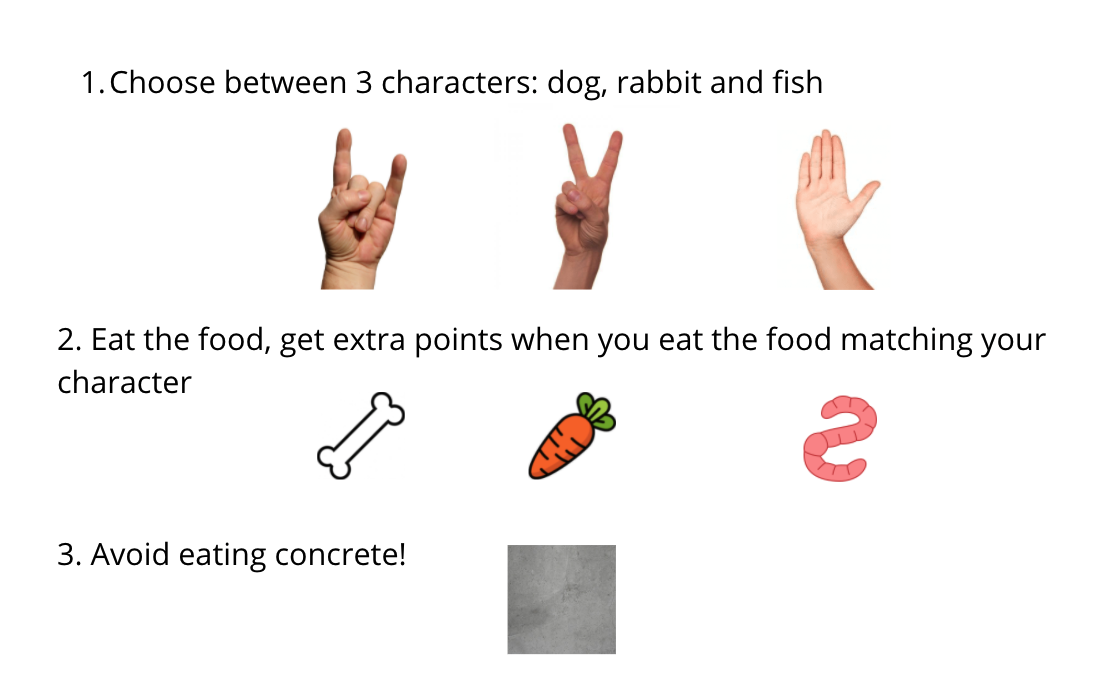
#> input picture GUI/Instructions.png, 1109 x 677 px
$ python -i client_preprocessing.py   (imports and definitions only)
#> lines starting #> are read from the running program, lines starting #| are printed output that depends on the picture; after the words box and inside, x2 and y2 are one past the last pixel; in counts of white or black regions, pixels touching at a corner belong together
#> further down, picture is the input picture: shape (677, 1109, 3); mean B, G, R 242.9, 243.8, 246.4
import cv2
import numpy as np


def black(image):
    img = np.array(image)
    img = cv2.cvtColor(img, cv2.COLOR_BGR2GRAY)
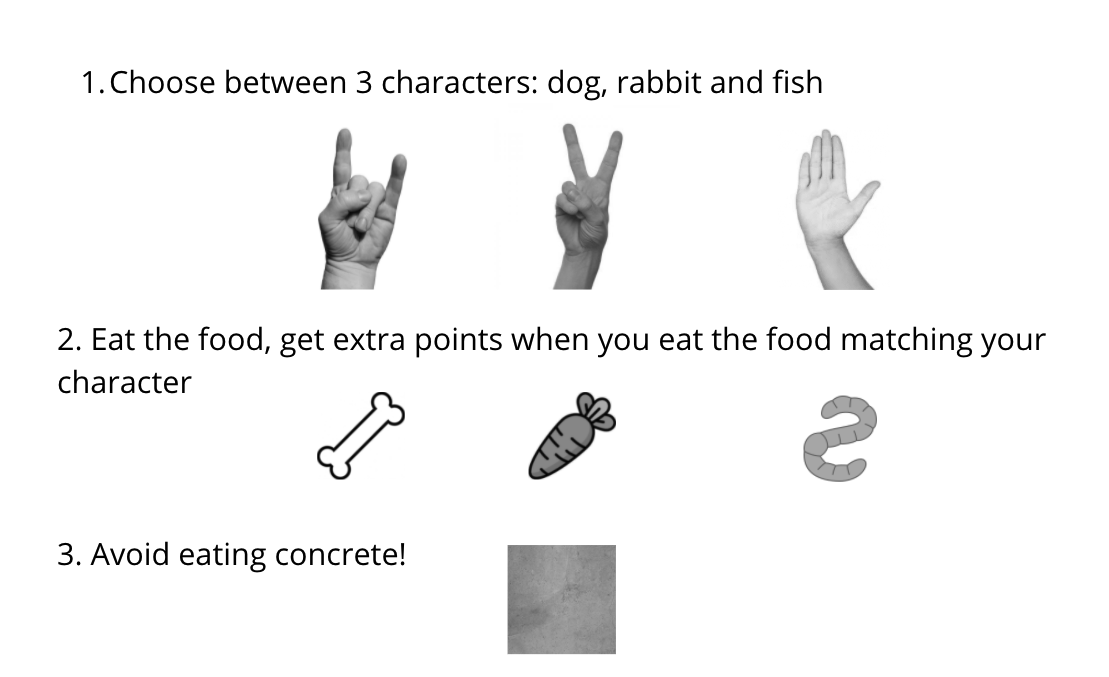
#> img: shape (677, 1109); min 0, max 255, mean 244.5
    kernel = (5, 5)

    mask = img > 70
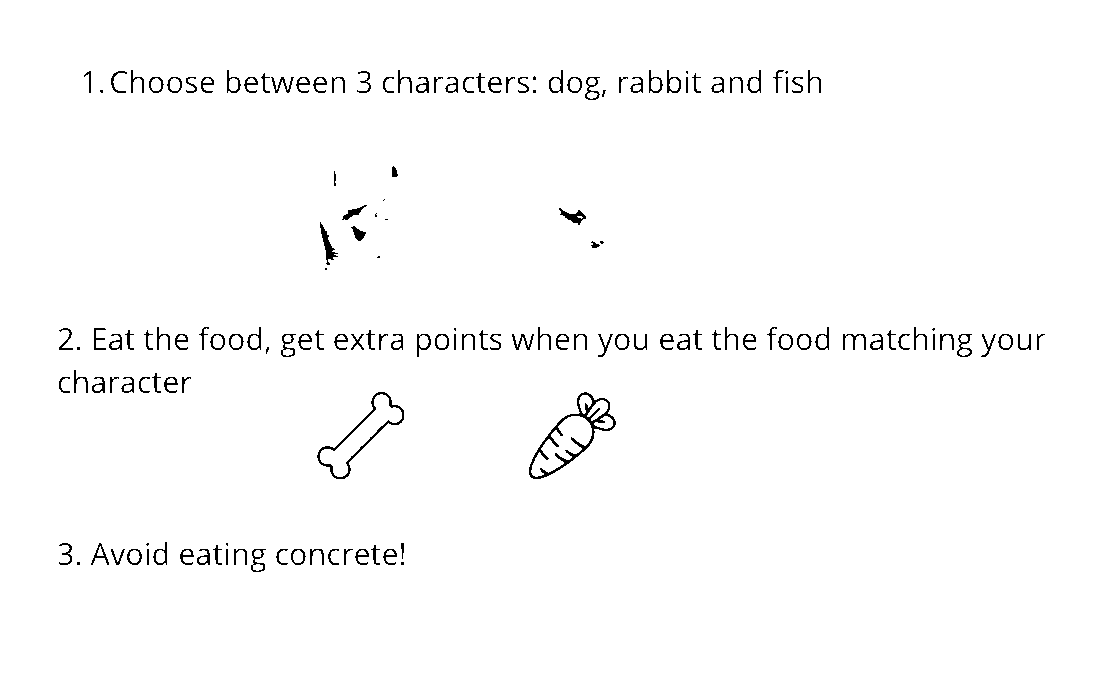
#> mask: shape (677, 1109) bool; 98.3% white; black in thin lines or dots, all inside (x1, y1, x2, y2) = (59, 70, 1045, 572)
    img[mask] = 255
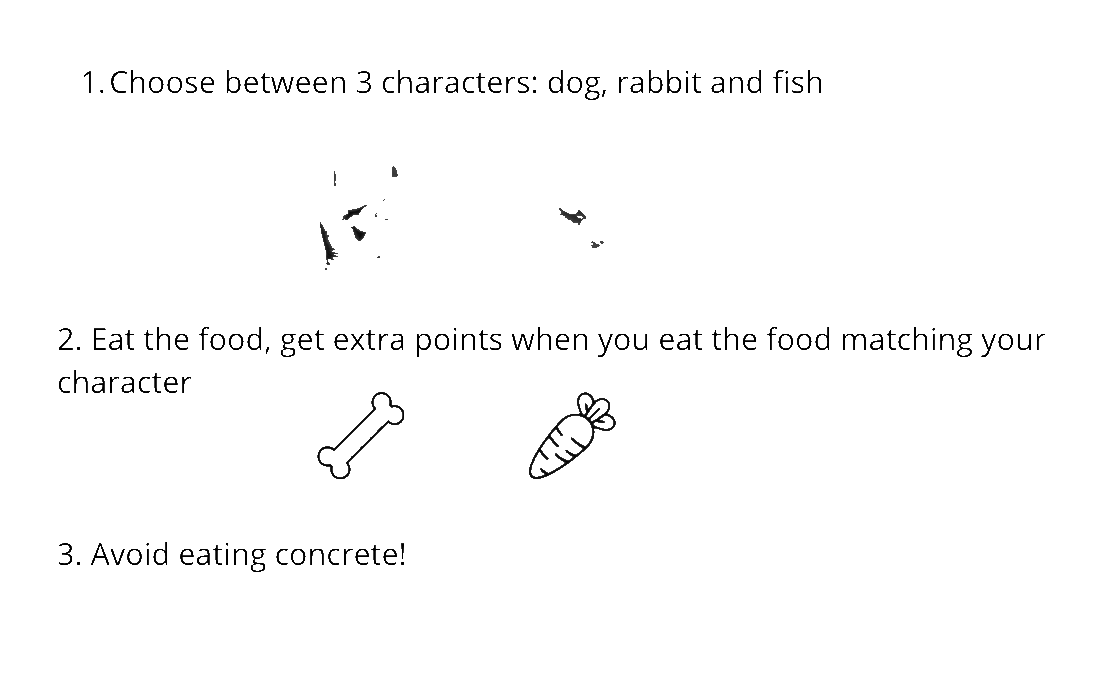
#> img: shape (677, 1109); 7.53% of pixels changed, all inside (x1, y1, x2, y2) = (58, 69, 1046, 655)

    closing = cv2.morphologyEx(img, cv2.MORPH_CLOSE, kernel)
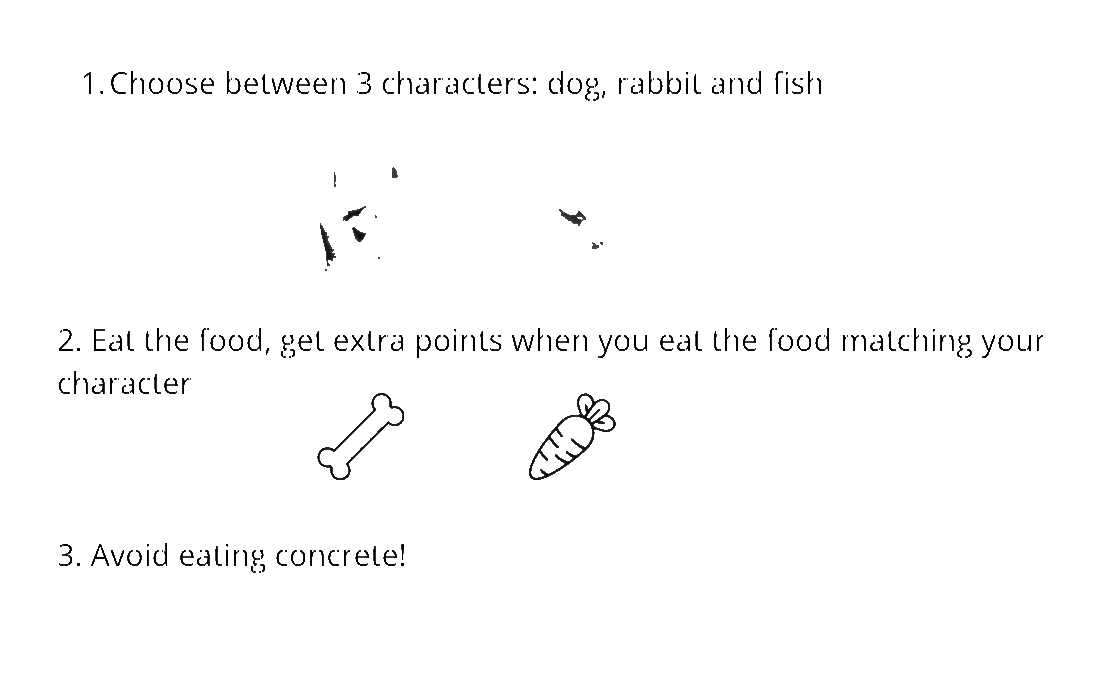
#> closing: shape (677, 1109); min 0, max 255, mean 251.3

    dilated = cv2.dilate(closing, kernel, iterations=10)
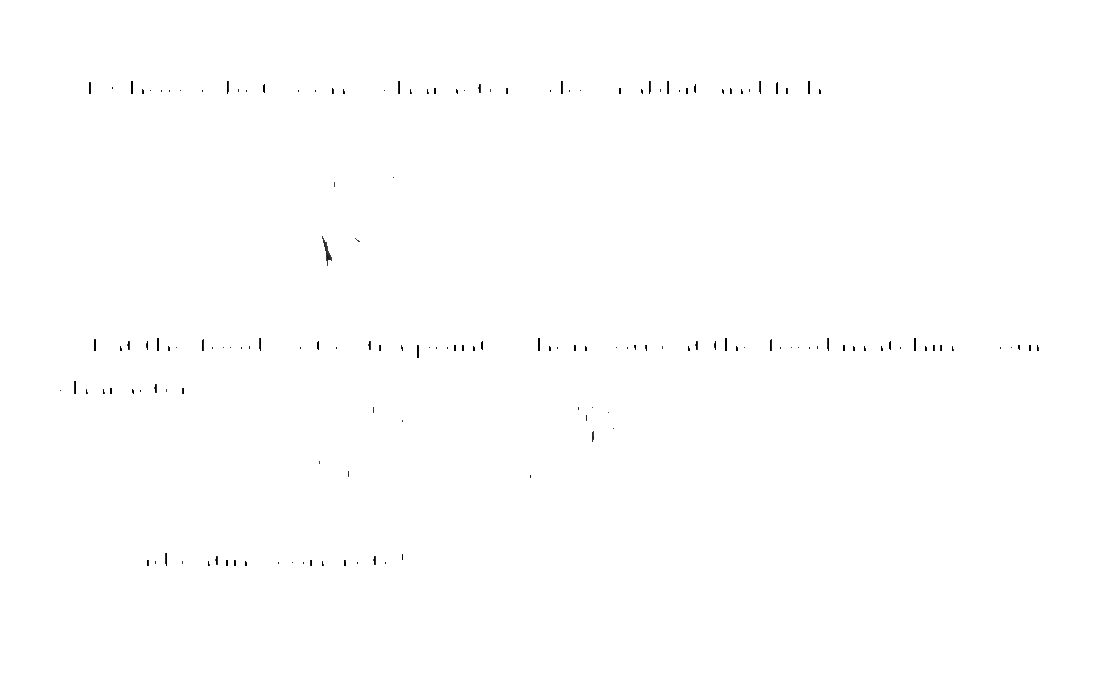
#> dilated: shape (677, 1109); min 0, max 255, mean 254.5
    dilated = cv2.resize(dilated, (32, 32))
#> dilated: shape (32, 32)

    return dilated

def bbox_landmarks(hn_landmark, image):
    padding = 20
    crop_copy = image.copy()

    x = [landmark.x for landmark in hn_landmark.landmark]
    y = [landmark.y for landmark in hn_landmark.landmark]

    coords = [min(x) * image.shape[1], max(x) * image.shape[1], min(y) * image.shape[0], max(y) * image.shape[0]]
    center = np.array([np.mean(x) * image.shape[1], np.mean(y) * image.shape[0]]).astype('int32')

    dist = [center[0] - coords[0], coords[1] - center[0], center[1] - coords[2], coords[3] - center[1]]
    bb_dim = int(max(dist) + padding)

    start_r = center[1] - bb_dim
    start_c = center[0] - bb_dim
    end_r = center[1] + bb_dim
    end_c = center[0] + bb_dim

    if start_r != 0 or start_c != 0:
        crop = crop_copy[start_r:end_r, start_c:end_c]
    elif start_r < 0 and start_c < 0:
        crop = crop_copy[:end_r, :end_c]

    return crop

>>> import cv2
>>> picture = cv2.imread('../GUI/Instructions.png')
>>> result = black(picture)
